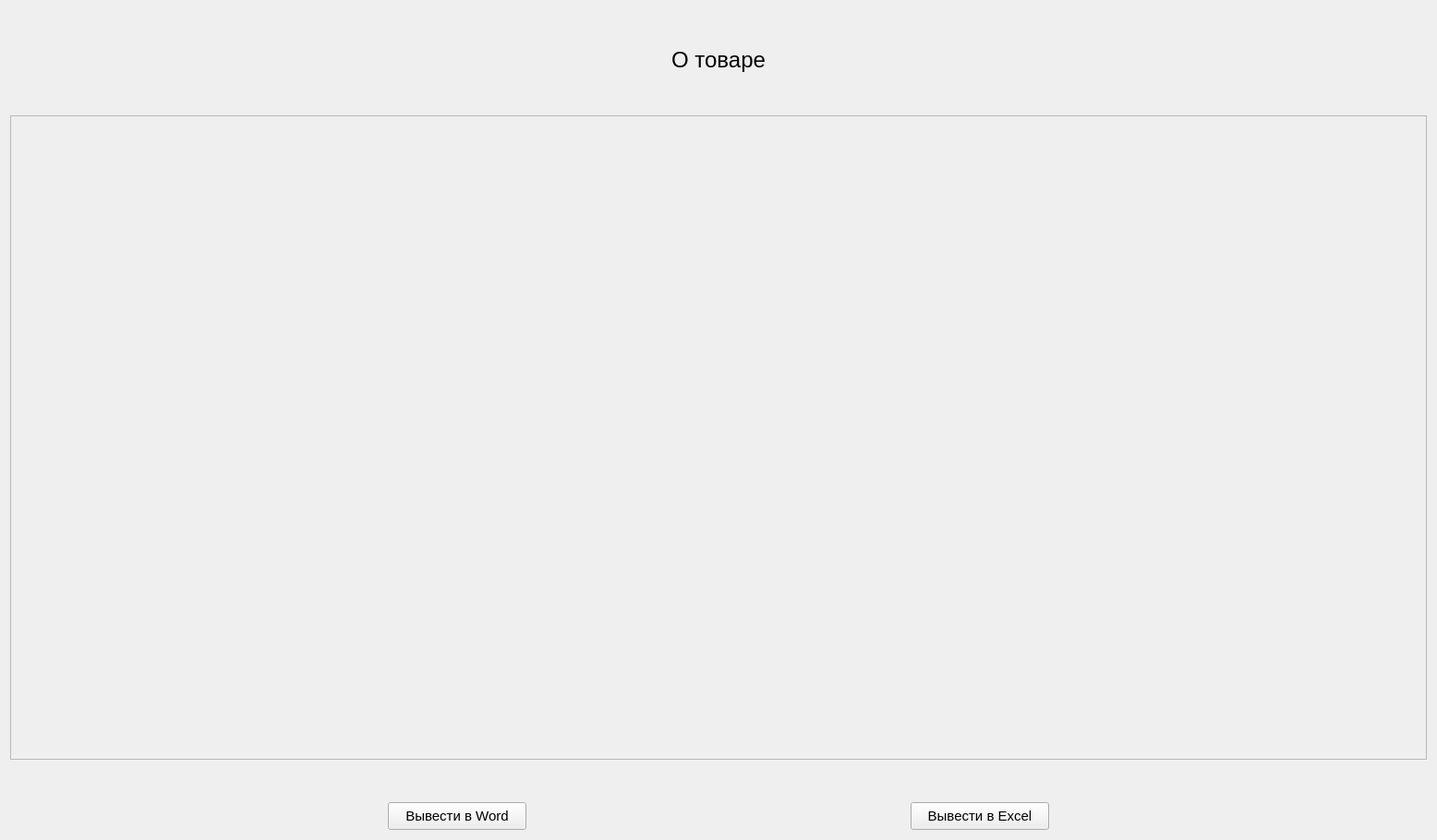
<?xml version="1.0" encoding="UTF-8"?>
<ui version="4.0">
 <class>AboutProductForm</class>
 <widget class="QWidget" name="AboutProductForm">
  <property name="geometry">
   <rect>
    <x>0</x>
    <y>0</y>
    <width>1556</width>
    <height>910</height>
   </rect>
  </property>
  <property name="windowTitle">
   <string>Form</string>
  </property>
  <layout class="QGridLayout" name="gridLayout">
   <item row="1" column="2">
    <widget class="QLabel" name="label">
     <property name="font">
      <font>
       <family>Leelawadee UI</family>
       <pointsize>18</pointsize>
      </font>
     </property>
     <property name="text">
      <string>О товаре</string>
     </property>
     <property name="alignment">
      <set>Qt::AlignmentFlag::AlignCenter</set>
     </property>
    </widget>
   </item>
   <item row="5" column="0" colspan="5">
    <layout class="QHBoxLayout" name="horizontalLayout">
     <item>
      <spacer name="horizontalSpacer_19">
       <property name="orientation">
        <enum>Qt::Orientation::Horizontal</enum>
       </property>
       <property name="sizeHint" stdset="0">
        <size>
         <width>40</width>
         <height>20</height>
        </size>
       </property>
      </spacer>
     </item>
     <item>
      <widget class="QPushButton" name="pushButton_Word">
       <property name="minimumSize">
        <size>
         <width>150</width>
         <height>30</height>
        </size>
       </property>
       <property name="maximumSize">
        <size>
         <width>150</width>
         <height>30</height>
        </size>
       </property>
       <property name="font">
        <font>
         <family>Leelawadee UI</family>
         <pointsize>11</pointsize>
        </font>
       </property>
       <property name="text">
        <string>Вывести в Word</string>
       </property>
      </widget>
     </item>
     <item>
      <spacer name="horizontalSpacer_18">
       <property name="orientation">
        <enum>Qt::Orientation::Horizontal</enum>
       </property>
       <property name="sizeHint" stdset="0">
        <size>
         <width>40</width>
         <height>20</height>
        </size>
       </property>
      </spacer>
     </item>
     <item>
      <widget class="QPushButton" name="pushButton_Excel">
       <property name="minimumSize">
        <size>
         <width>150</width>
         <height>3</height>
        </size>
       </property>
       <property name="maximumSize">
        <size>
         <width>150</width>
         <height>30</height>
        </size>
       </property>
       <property name="font">
        <font>
         <family>Leelawadee UI</family>
         <pointsize>11</pointsize>
        </font>
       </property>
       <property name="text">
        <string>Вывести в Excel</string>
       </property>
      </widget>
     </item>
     <item>
      <spacer name="horizontalSpacer_20">
       <property name="orientation">
        <enum>Qt::Orientation::Horizontal</enum>
       </property>
       <property name="sizeHint" stdset="0">
        <size>
         <width>40</width>
         <height>20</height>
        </size>
       </property>
      </spacer>
     </item>
    </layout>
   </item>
   <item row="4" column="0">
    <spacer name="verticalSpacer_3">
     <property name="orientation">
      <enum>Qt::Orientation::Vertical</enum>
     </property>
     <property name="sizeType">
      <enum>QSizePolicy::Policy::Preferred</enum>
     </property>
     <property name="sizeHint" stdset="0">
      <size>
       <width>20</width>
       <height>40</height>
      </size>
     </property>
    </spacer>
   </item>
   <item row="3" column="0" colspan="5">
    <widget class="QScrollArea" name="scrollArea">
     <property name="widgetResizable">
      <bool>true</bool>
     </property>
     <widget class="QWidget" name="scrollAreaWidgetContents_7">
      <property name="geometry">
       <rect>
        <x>0</x>
        <y>0</y>
        <width>1536</width>
        <height>676</height>
       </rect>
      </property>
     </widget>
    </widget>
   </item>
   <item row="1" column="3">
    <spacer name="horizontalSpacer_2">
     <property name="orientation">
      <enum>Qt::Orientation::Horizontal</enum>
     </property>
     <property name="sizeType">
      <enum>QSizePolicy::Policy::Preferred</enum>
     </property>
     <property name="sizeHint" stdset="0">
      <size>
       <width>40</width>
       <height>20</height>
      </size>
     </property>
    </spacer>
   </item>
   <item row="2" column="2">
    <spacer name="verticalSpacer_2">
     <property name="orientation">
      <enum>Qt::Orientation::Vertical</enum>
     </property>
     <property name="sizeType">
      <enum>QSizePolicy::Policy::Preferred</enum>
     </property>
     <property name="sizeHint" stdset="0">
      <size>
       <width>20</width>
       <height>40</height>
      </size>
     </property>
    </spacer>
   </item>
   <item row="0" column="2">
    <spacer name="verticalSpacer">
     <property name="orientation">
      <enum>Qt::Orientation::Vertical</enum>
     </property>
     <property name="sizeType">
      <enum>QSizePolicy::Policy::Preferred</enum>
     </property>
     <property name="sizeHint" stdset="0">
      <size>
       <width>20</width>
       <height>40</height>
      </size>
     </property>
    </spacer>
   </item>
   <item row="1" column="1">
    <spacer name="horizontalSpacer">
     <property name="orientation">
      <enum>Qt::Orientation::Horizontal</enum>
     </property>
     <property name="sizeType">
      <enum>QSizePolicy::Policy::Preferred</enum>
     </property>
     <property name="sizeHint" stdset="0">
      <size>
       <width>40</width>
       <height>20</height>
      </size>
     </property>
    </spacer>
   </item>
  </layout>
 </widget>
 <resources/>
 <connections/>
</ui>
